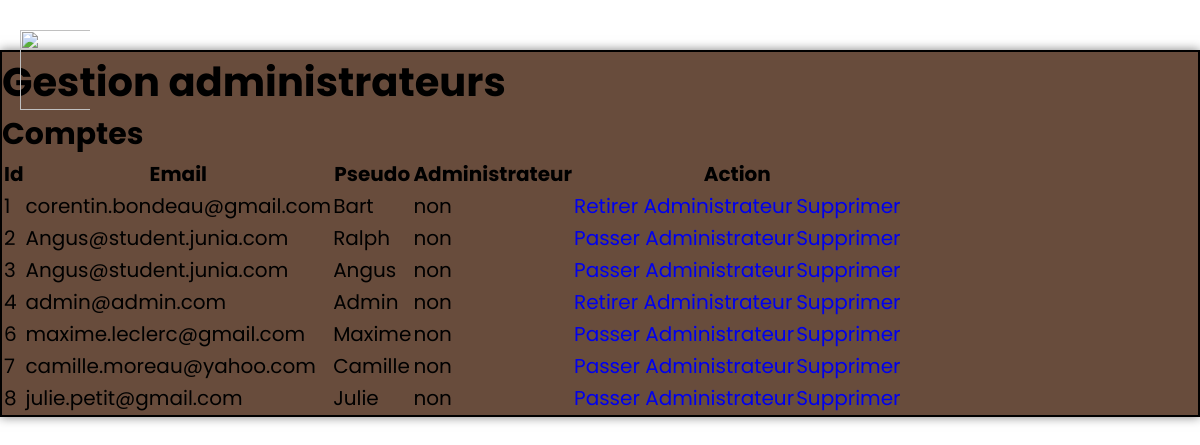
Screenshot of /pages/admin/admin.php (signed in) with the database file from the repository.
### tables this page shows
CREATE TABLE `profil` (
  `Id` int(5) NOT NULL,
  `Pseudo` varchar(15) NOT NULL,
  `Mail` varchar(64) NOT NULL,
  `Mdp` varchar(15) NOT NULL,
  `Admin` int(3) NOT NULL DEFAULT '0',
  `Ami1` int(5) DEFAULT NULL,
  `Ami2` int(5) DEFAULT NULL,
  `Ami3` int(5) DEFAULT NULL,
  `Ami4` int(5) DEFAULT NULL,
  `Ami5` int(5) DEFAULT NULL,
  `Ami6` int(5) DEFAULT NULL,
  `Ami7` int(5) DEFAULT NULL,
  `Ami8` int(5) DEFAULT NULL,
  `Ami9` int(5) DEFAULT NULL,
  `Ami10` int(5) DEFAULT NULL
);

### pages/admin/admin.php (the view, shortened to what this page needs)
<!DOCTYPE html>
<html lang="fr">
<head>
    <link rel="stylesheet" href="../../css/style.css">
</head>
<body>
    <?php include '../php/header.php'; ?>
    <?php
    require("../Amis/connexion.php");?>
    <div class="admin">
            <h1>Gestion administrateurs</h1>
            <h2>Comptes</h2>
            <?php
			$reqPrep="SELECT Id, Mail, Pseudo, Admin FROM profil";
			$req = $conn->prepare($reqPrep);
            $req->execute();
			$resultat = $req->fetchAll(PDO::FETCH_ASSOC);
			echo "<table>
			<tr>
			<th>Id</th>
			<th>Email</th>
			<th>Pseudo</th>
			<th>Administrateur</th>
			<th colspan=2>Action</th>
			</tr>";
			$id = 0;
			$nb = 0;
			foreach ($resultat as $ligne){
				echo "<tr>";
				foreach ($ligne as $element => $valeur){
                    if($element == "Admin"){
                        if($valeur == 1)
                        echo "<td>oui</td>";
                    else echo "<td>non</td>";
                    }
					else echo "<td>$valeur</td>";
					if($nb == 0){
						$id = $valeur;
					}
					$nb++;
				}
				$nb = 0;
				if($valeur == 0 )
                    echo "<td><a href='modifier.php?identifiant=$id&admin=non'>Passer Administrateur</a></td>";
                else
                    echo "<td><a href='modifier.php?identifiant=$id&admin=oui'>Retirer Administrateur</a></td>";
				echo "<td><a href='supprimer.php?identifiant=$id&type=user'>Supprimer</a></td>";
				echo "</tr>";
			}
			echo "</table>";
			$conn= NULL;	?>
    </div>
</body>
</html>

### pages/php/header.php (shortened to what this page needs)
<!DOCTYPE html>
<html lang="fr">
<head>
    <link rel="stylesheet" href="../../css/header.css">
</head>
<body>
<nav class="navbar">
    <img src="../../img/menu-btn.png" class="menu-hamburger" >
</nav>
  <header>
</header>
</body>
</html>

### css/style.css (style rules this page uses)
* { margin: 0; padding: 0; text-decoration: none; list-style: none; }
body { height: 100%; overflow-x: hidden; background-image: url(../ChatGPT\ Image\ 14\ mai\ 2025\,\ 15_45_54.png); font-family: 'Poppins', sans-serif; font-size: 3em; background-repeat: no-repeat; background-size:cover; align-items: center; justify-content: center; display: block; }
header { height: 5vh; width: 100vw; }
@media (max-width: 1200px) { body { font-size: 2.5em; } }
.admin { border: 2px solid rgb(0, 0, 0); box-shadow: 0 0 10px rgba(0, 0, 0, 0.5); margin: 5% auto; background-color: rgba(88, 57, 39, 0.9); backdrop-filter: blur(8px); background-size: cover; height: auto; font-size: 0.5em; margin-top: 10px; }

### css/header.css (style rules this page uses)
* { margin: 0; padding: 0; box-sizing: border-box; }
body { font-family: 'Poppins', sans-serif; }
.navbar .menu-hamburger { width: 80px; height: 80px; left: 10px; top: 30px; padding-left: 10px; position: absolute; display: block; z-index: -1; }
.navbar { position: fixed; top: 0; left: 0; width: 100%; height: 60px; display: flex; align-items: center; padding: 0 20px; z-index: 1000; }

### rows the page displays
profil: Id "1", Mail "corentin.bondeau@gmail.com", Pseudo "Bart", Admin "non"
profil: Id "2", Mail "Angus@student.junia.com", Pseudo "Ralph", Admin "non"
profil: Id "3", Mail "Angus@student.junia.com", Pseudo "Angus", Admin "non"
profil: Id "4", Mail "admin@admin.com", Pseudo "Admin", Admin "non"
profil: Id "6", Mail "maxime.leclerc@gmail.com", Pseudo "Maxime", Admin "non"
profil: Id "7", Mail "camille.moreau@yahoo.com", Pseudo "Camille", Admin "non"
profil: Id "8", Mail "julie.petit@gmail.com", Pseudo "Julie", Admin "non"
